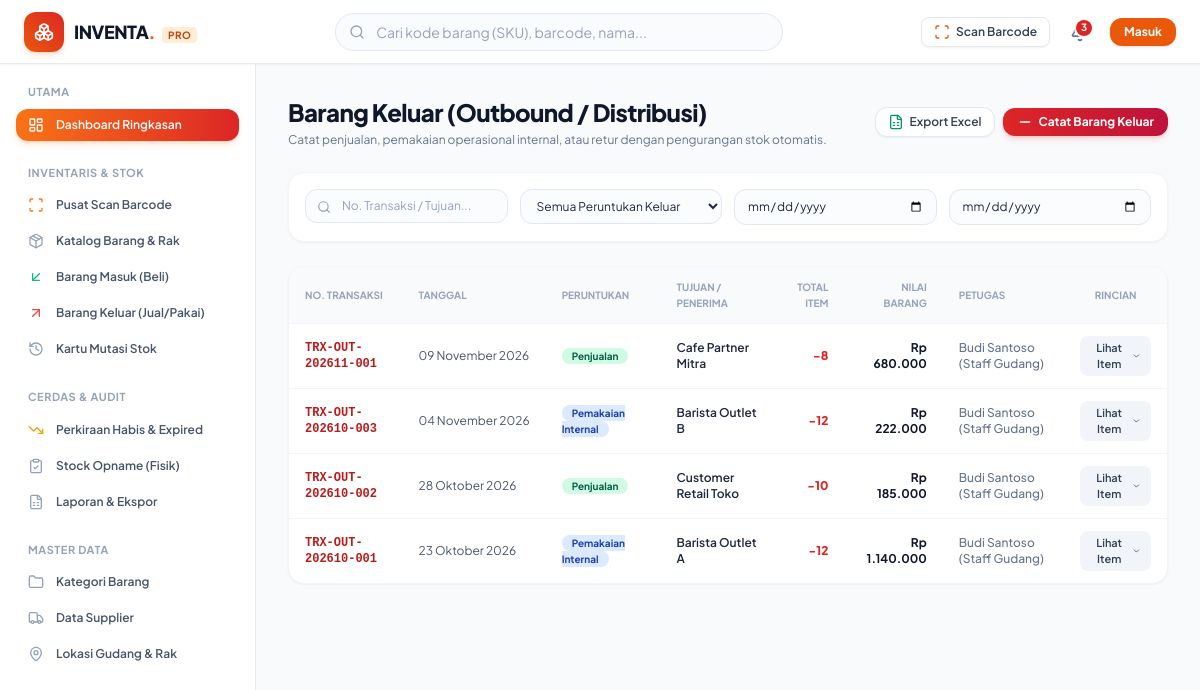
The app's page /pages/transactions/outbound.php with its own data.
### tables this page shows
CREATE TABLE `transactions` (
  `id` int NOT NULL,
  `transaction_no` varchar(50) NOT NULL,
  `type` enum('in','out') NOT NULL,
  `reason` varchar(50) NOT NULL,
  `supplier_id` int DEFAULT NULL,
  `destination` varchar(150) DEFAULT NULL,
  `reference_no` varchar(100) DEFAULT NULL,
  `transaction_date` date NOT NULL,
  `user_id` int NOT NULL,
  `total_items` int NOT NULL DEFAULT '0',
  `total_amount` decimal(15,2) NOT NULL DEFAULT '0.00',
  `notes` text,
  `created_at` timestamp NULL DEFAULT CURRENT_TIMESTAMP
);

CREATE TABLE `users` (
  `id` int NOT NULL,
  `username` varchar(50) NOT NULL,
  `name` varchar(100) NOT NULL,
  `email` varchar(100) NOT NULL,
  `password` varchar(255) NOT NULL,
  `role` enum('admin','petugas') NOT NULL DEFAULT 'petugas',
  `phone` varchar(30) DEFAULT NULL,
  `avatar` varchar(255) DEFAULT NULL,
  `is_active` tinyint(1) NOT NULL DEFAULT '1',
  `created_at` timestamp NULL DEFAULT CURRENT_TIMESTAMP,
  `updated_at` timestamp NULL DEFAULT CURRENT_TIMESTAMP ON UPDATE CURRENT_TIMESTAMP
);

### includes/functions.php (called while the page is built, shortened)
<?php
function sanitize($input): string {
    return htmlspecialchars(trim((string)$input), ENT_QUOTES, 'UTF-8');
}
function format_rupiah($number): string {
    $num = (float)$number;
    return 'Rp ' . number_format($num, 0, ',', '.');
}
function format_date(?string $dateStr, bool $includeTime = false): string {
    $timestamp = strtotime($dateStr);
    $months = [
        1 => 'Januari', 'Februari', 'Maret', 'April', 'Mei', 'Juni',
        'Juli', 'Agustus', 'September', 'Oktober', 'November', 'Desember'
    ];
    $day = date('d', $timestamp);
    $m = (int)date('m', $timestamp);
    $year = date('Y', $timestamp);
    $result = "$day {$months[$m]} $year";
    return $result;
}

### pages/transactions/outbound.php (the view, shortened to what this page needs)
<?php
require_once __DIR__ . '/../../includes/header.php';
require_once __DIR__ . '/../../includes/navbar.php';
$pdo = db();
$search = sanitize($_GET['q'] ?? '');
$startDate = sanitize($_GET['start'] ?? '');
$endDate = sanitize($_GET['end'] ?? '');
$where = ["t.type = 'out'"];
$params = [];
$sql = "
    SELECT t.*, u.name as user_name
    FROM transactions t
    LEFT JOIN users u ON t.user_id = u.id
    WHERE " . implode(' AND ', $where) . "
    ORDER BY t.transaction_date DESC, t.id DESC
";
$stmt = $pdo->prepare($sql);
$stmt->execute($params);
$transactions = $stmt->fetchAll();
?>
<div class="flex-1 flex overflow-hidden">
    <?php require_once __DIR__ . '/../../includes/sidebar.php'; ?>
    <main class="flex-1 overflow-y-auto md:ml-64 p-4 sm:p-6 lg:p-8 pb-24 md:pb-8">
        <div class="mb-6 flex flex-col gap-4 sm:flex-row sm:items-center sm:justify-between">
            <div>
                <h1 class="text-2xl font-black tracking-tight text-slate-900">
                    Barang Keluar (Outbound / Distribusi)
                </h1>
                <p class="text-xs text-slate-500 mt-1">
                    Catat penjualan, pemakaian operasional internal, atau retur dengan pengurangan stok otomatis.
                </p>
            </div>
            <div class="flex flex-wrap items-center gap-2">
                <button
                    type="button"
                    onclick="exportTableToExcel('outbound-table', 'Laporan_Barang_Keluar')"
                    class="inline-flex items-center gap-1.5 rounded-xl border border-slate-200 bg-white px-3 py-1.5 text-xs font-semibold text-slate-700 shadow-sm hover:bg-slate-50 transition"
                >
                    <i data-lucide="file-spreadsheet" class="h-4 w-4 text-emerald-600"></i>
                    <span>Export Excel</span>
                </button>
                <a
                    href="<?= BASE_URL ?>index.php?page=outbound_create"
                    class="inline-flex items-center gap-1.5 rounded-xl bg-gradient-to-r from-crimson-600 to-rose-700 px-3.5 py-1.5 text-xs font-bold text-white shadow-md shadow-crimson-500/20 hover:from-crimson-700 hover:to-rose-800 transition"
                >
                    <i data-lucide="minus" class="h-4 w-4"></i>
                    <span>Catat Barang Keluar</span>
                </a>
            </div>
        </div>
        <div class="mb-6 rounded-2xl bg-white p-4 shadow-sm border border-slate-100">
            <form action="<?= BASE_URL ?>" method="GET" class="grid grid-cols-1 sm:grid-cols-2 md:grid-cols-4 gap-3">
                <div class="relative">
                    <i data-lucide="search" class="absolute left-3 top-1/2 -translate-y-1/2 h-3.5 w-3.5 text-slate-400"></i>
                    <input
                        type="text"
                        name="q"
                        value="<?= sanitize($search) ?>"
                        placeholder="No. Transaksi / Tujuan..."
                        class="w-full rounded-xl border border-slate-200 bg-slate-50/50 py-2 pl-9 pr-3 text-xs text-slate-800 placeholder-slate-400 focus:border-brand-500 focus:bg-white focus:outline-none focus:ring-1 focus:ring-brand-500"
                    >
                </div>
                <div>
                    <select name="reason" onchange="this.form.submit()" class="w-full rounded-xl border border-slate-200 bg-slate-50/50 py-2 px-3 text-xs text-slate-800 focus:border-brand-500 focus:bg-white focus:outline-none focus:ring-1 focus:ring-brand-500">
                        <option value="">Semua Peruntukan Keluar</option>
                    </select>
                </div>
                <div>
                    <input type="date" name="start" value="<?= $startDate ?>" onchange="this.form.submit()" class="w-full rounded-xl border border-slate-200 bg-slate-50/50 py-2 px-3 text-xs text-slate-800 focus:border-brand-500 focus:bg-white focus:outline-none focus:ring-1 focus:ring-brand-500">
                </div>
                <div class="flex gap-2">
                    <input type="date" name="end" value="<?= $endDate ?>" onchange="this.form.submit()" class="flex-1 rounded-xl border border-slate-200 bg-slate-50/50 py-2 px-3 text-xs text-slate-800 focus:border-brand-500 focus:bg-white focus:outline-none focus:ring-1 focus:ring-brand-500">
                </div>
            </form>
        </div>
        <div class="overflow-hidden rounded-2xl bg-white shadow-sm border border-slate-100">
            <?php if (empty($transactions)): ?>
                <div class="py-12 text-center text-slate-400 text-xs">
                    <i data-lucide="package-minus" class="mx-auto mb-2 h-8 w-8 text-slate-300"></i>
                    Belum ada riwayat transaksi barang keluar sesuai kriteria.
                </div>
            <?php else: ?>
                <div class="overflow-x-auto">
                    <table id="outbound-table" class="w-full text-left text-xs text-slate-600">
                        <thead class="bg-slate-50 text-[10px] uppercase font-bold text-slate-400 border-b border-slate-100">
                            <tr>
                                <th class="px-4 py-3">No. Transaksi</th>
                                <th class="px-4 py-3">Tanggal</th>
                                <th class="px-4 py-3">Peruntukan</th>
                                <th class="px-4 py-3">Tujuan / Penerima</th>
                                <th class="px-4 py-3 text-right">Total Item</th>
                                <th class="px-4 py-3 text-right">Nilai Barang</th>
                                <th class="px-4 py-3">Petugas</th>
                                <th class="px-4 py-3 text-center">Rincian</th>
                            </tr>
                        </thead>
                        <tbody class="divide-y divide-slate-100" x-data="{ expanded: null }">
                            <?php foreach ($transactions as $tx):
                            ?>
                                <tr class="hover:bg-slate-50/80 transition">
                                    <td class="px-4 py-3 font-mono font-bold text-crimson-700">
                                        <?= sanitize($tx['transaction_no']) ?>
                                    </td>
                                    <td class="px-4 py-3 whitespace-nowrap"><?= format_date($tx['transaction_date']) ?></td>
                                    <td class="px-4 py-3">
                                        <span class="rounded-full px-2.5 py-0.5 text-[10px] font-bold <?= $tx['reason'] === 'penjualan' ? 'bg-emerald-100 text-emerald-800' : ($tx['reason'] === 'kerusakan' ? 'bg-red-100 text-red-800' : 'bg-blue-100 text-blue-800') ?>">
                                            <?= sanitize(ucwords(str_replace('_', ' ', $tx['reason']))) ?>
                                        </span>
                                    </td>
                                    <td class="px-4 py-3 font-semibold text-slate-800"><?= sanitize($tx['destination'] ?: 'Internal Operasional') ?></td>
                                    <td class="px-4 py-3 text-right font-black text-crimson-600">
                                        -<?= number_format($tx['total_items']) ?>
                                    </td>
                                    <td class="px-4 py-3 text-right font-bold text-slate-900">
                                        <?= format_rupiah($tx['total_amount']) ?>
                                    </td>
                                    <td class="px-4 py-3 text-slate-500 font-medium"><?= sanitize($tx['user_name'] ?? '-') ?></td>
                                    <td class="px-4 py-3 text-center">
                                        <button
                                            type="button"
                                            @click="expanded === <?= $tx['id'] ?> ? expanded = null : expanded = <?= $tx['id'] ?>"
                                            class="inline-flex items-center gap-1 rounded-lg bg-slate-100 hover:bg-brand-50 hover:text-brand-600 px-2.5 py-1 text-[11px] font-semibold text-slate-700 transition"
                                        >
                                            <span x-text="expanded === <?= $tx['id'] ?> ? 'Tutup' : 'Lihat Item'"></span>
                                            <i data-lucide="chevron-down" class="h-3 w-3 transition-transform" :class="expanded === <?= $tx['id'] ?> ? 'rotate-180' : ''"></i>
                                        </button>
                                    </td>
                                </tr>
                            <?php endforeach; ?>
                        </tbody>
                    </table>
                </div>
            <?php endif; ?>
        </div>
    </main>
</div>
<?php require_once __DIR__ . '/../../includes/footer.php'; ?>

### records on screen
transactions: transaction_no "TRX-OUT-202611-001", transaction_date "09 November 2026", reason "Penjualan", destination "Cafe Partner Mitra", total_items "8", total_amount "Rp 680.000", user.name "Budi Santoso (Staff Gudang)"
transactions: transaction_no "TRX-OUT-202610-003", transaction_date "04 November 2026", reason "Pemakaian Internal", destination "Barista Outlet B", total_items "12", total_amount "Rp 222.000", user.name "Budi Santoso (Staff Gudang)"
transactions: transaction_no "TRX-OUT-202610-002", transaction_date "28 Oktober 2026", reason "Penjualan", destination "Customer Retail Toko", total_items "10", total_amount "Rp 185.000", user.name "Budi Santoso (Staff Gudang)"
transactions: transaction_no "TRX-OUT-202610-001", transaction_date "23 Oktober 2026", reason "Pemakaian Internal", destination "Barista Outlet A", total_items "12", total_amount "Rp 1.140.000", user.name "Budi Santoso (Staff Gudang)"

### other values on screen
$totalAlerts "3"
